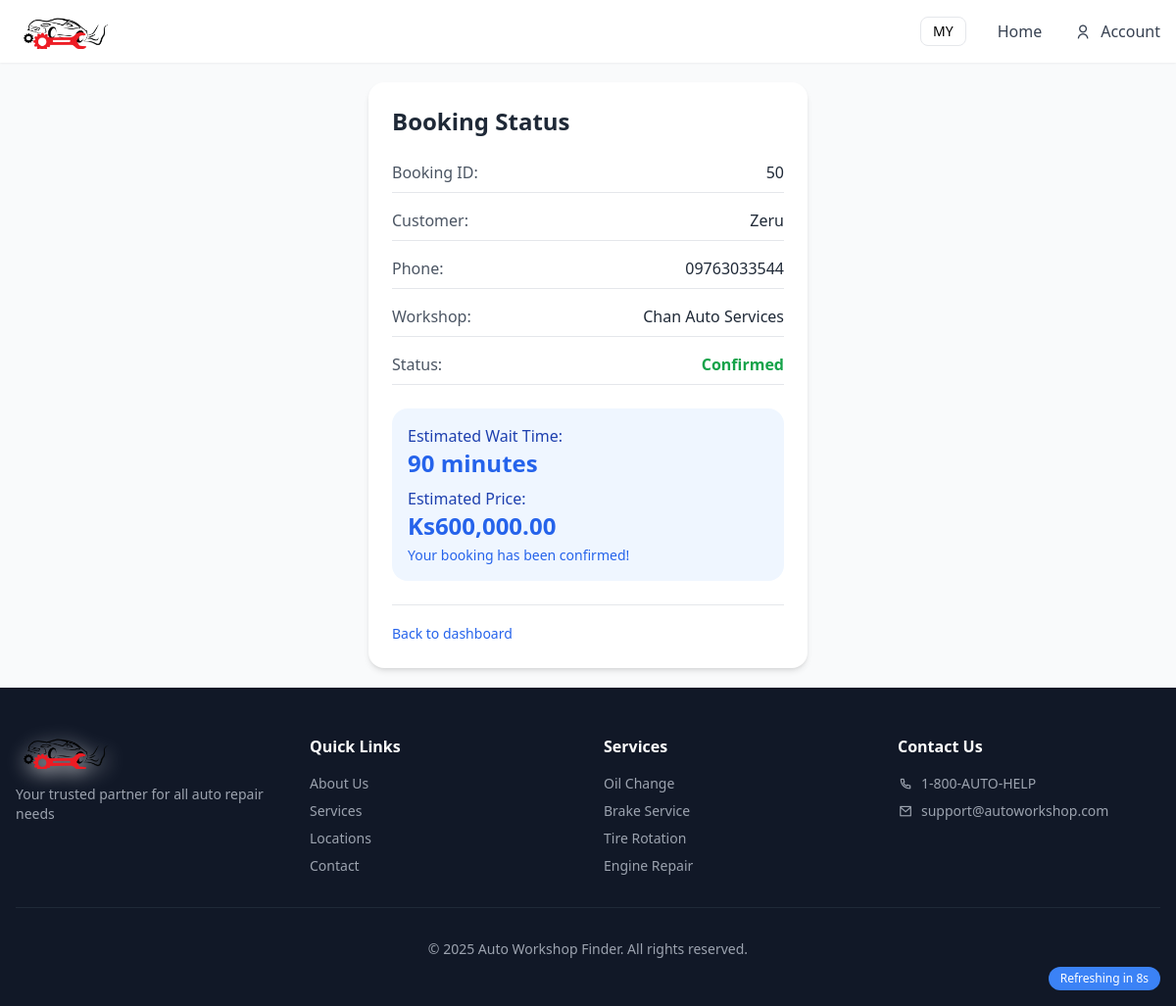
The app's page /public/booking_status.php?booking_id=50, older data.
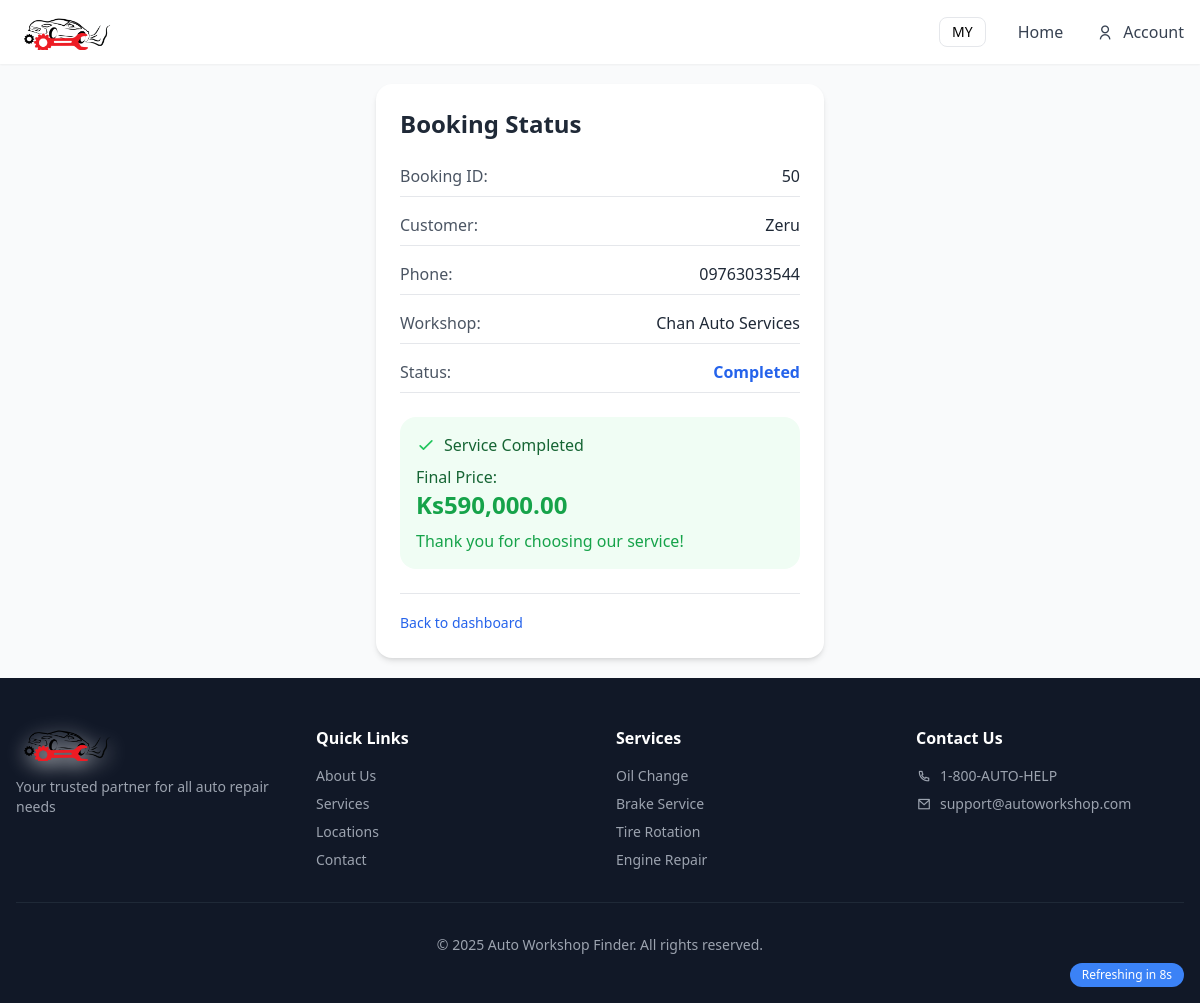
The same page, newer data.
### tables this page shows
CREATE TABLE `Booking` (
  `BookingID` int(11) NOT NULL,
  `CustomerID` int(11) DEFAULT NULL,
  `WorkshopID` int(11) DEFAULT NULL,
  `Description` text DEFAULT NULL,
  `BookingDateTime` datetime DEFAULT current_timestamp(),
  `Status` enum('Pending','Confirmed','Completed') NOT NULL DEFAULT 'Pending',
  `EstimatedWaitTime` int(11) DEFAULT NULL,
  `ConfirmationDateTime` datetime DEFAULT NULL,
  `CompletionDateTime` datetime DEFAULT NULL,
  `EstimatedPrice` decimal(10,2) DEFAULT NULL,
  `FinalPrice` decimal(10,2) DEFAULT NULL,
  `source` varchar(10) DEFAULT 'index'
);

CREATE TABLE `Users` (
  `UserID` int(11) NOT NULL,
  `FullName` varchar(100) NOT NULL,
  `Email` varchar(100) NOT NULL,
  `Password` varchar(255) NOT NULL,
  `PhoneNumber` varchar(20) DEFAULT NULL,
  `UserType` enum('customer','workshop','admin') NOT NULL,
  `CreatedAt` datetime DEFAULT current_timestamp()
);

CREATE TABLE `Workshop` (
  `WorkshopID` int(11) NOT NULL,
  `WorkshopName` varchar(100) NOT NULL,
  `Address` varchar(255) DEFAULT NULL,
  `TownshipID` int(11) DEFAULT NULL,
  `CreatedAt` datetime DEFAULT current_timestamp(),
  `UserID` int(11) NOT NULL
);

### public/booking_status.php (the view, shortened to what this page needs)
<?php
include '../config/db.php';
$booking_id = $_GET['booking_id'] ?? null;
$stmt = $pdo->prepare("SELECT b.*, u.FullName, u.PhoneNumber, w.WorkshopName
                      FROM Booking b
                      JOIN Users u ON b.CustomerID = u.UserID
                      JOIN Workshop w ON b.WorkshopID = w.WorkshopID
                      WHERE b.BookingID = ?");
$stmt->execute([$booking_id]);
$booking = $stmt->fetch();
?>
<?php include '../includes/header.php'; ?>
<div class="max-w-md mx-auto my-5 p-6 bg-white rounded-lg shadow-md">
    <h1 class="text-2xl font-bold text-gray-800 mb-6">Booking Status</h1>
    <div class="space-y-4 mb-6">
        <div class="flex justify-between border-b pb-2">
            <span class="font-medium text-gray-600">Booking ID:</span>
            <span class="text-gray-800"><?= htmlspecialchars($booking['BookingID']) ?></span>
        </div>
        <div class="flex justify-between border-b pb-2">
            <span class="font-medium text-gray-600">Customer:</span>
            <span class="text-gray-800"><?= htmlspecialchars($booking['FullName']) ?></span>
        </div>
        <div class="flex justify-between border-b pb-2">
            <span class="font-medium text-gray-600">Phone:</span>
            <span class="text-gray-800"><?= htmlspecialchars($booking['PhoneNumber']) ?></span>
        </div>
        <div class="flex justify-between border-b pb-2">
            <span class="font-medium text-gray-600">Workshop:</span>
            <span class="text-gray-800"><?= htmlspecialchars($booking['WorkshopName']) ?></span>
        </div>
        <div class="flex justify-between border-b pb-2">
            <span class="font-medium text-gray-600">Status:</span>
            <span class="<?=
                            $booking['Status'] == 'Confirmed' ? 'text-green-600 font-semibold' : ($booking['Status'] == 'Completed' ? 'text-blue-600 font-semibold' : 'text-yellow-600 font-semibold')
                            ?>">
                <?= htmlspecialchars($booking['Status']) ?>
            </span>
        </div>
    </div>
    <?php if ($booking['Status'] == 'Confirmed'): ?>
            <div class="bg-blue-50 p-4 rounded-lg mb-4">
                <p class="font-medium text-blue-800">Estimated Wait Time:</p>
                <p class="text-2xl font-bold text-blue-600"><?= htmlspecialchars($booking['EstimatedWaitTime']) ?> minutes</p>
                <?php if (!empty($booking['EstimatedPrice'])): ?>
                <p class="font-medium text-blue-800 mt-2">Estimated Price:</p>
                <p class="text-2xl font-bold text-blue-600">Ks<?= htmlspecialchars(number_format($booking['EstimatedPrice'], 2)) ?></p>
                <?php endif; ?>
                <p class="text-sm text-blue-600 mt-1">Your booking has been confirmed!</p>
            </div>
            <?php elseif ($booking['Status'] == 'Completed'): ?>
        <div class="bg-green-50 p-4 rounded-lg mb-4">
            <div class="flex items-center">
                <svg class="w-5 h-5 text-green-500 mr-2" fill="none" stroke="currentColor" viewBox="0 0 24 24" xmlns="http://www.w3.org/2000/svg">
                    <path stroke-linecap="round" stroke-linejoin="round" stroke-width="2" d="M5 13l4 4L19 7"></path>
                </svg>
                <p class="font-medium text-green-800">Service Completed</p>
            </div>
            <?php if (!empty($booking['FinalPrice'])): ?>
            <p class="font-medium text-green-800 mt-2">Final Price:</p>
            <p class="text-2xl font-bold text-green-600">Ks<?= htmlspecialchars(number_format($booking['FinalPrice'], 2)) ?></p>
            <?php endif; ?>
            <p class="text-green-600 mt-2">Thank you for choosing our service!</p>
        </div>
    <?php endif; ?>
    <div class="mt-6 pt-4 border-t border-gray-200">
        <a href="index.php" class="text-blue-600 hover:text-blue-800 text-sm font-medium">Back to dashboard</a>
    </div>
</div>
<div class="fixed bottom-4 right-4 bg-blue-500 text-white px-3 py-1 rounded-full text-xs">
    Refreshing in <span id="countdown">10</span>s
</div>
<?php include '../includes/footer.php'; ?>

Row changes from the older to the newer data that the page shows:
changed booking "Zeru": Status "Confirmed" → "Completed"; FinalPrice (not shown) → "590,000.00"; EstimatedWaitTime "90" → (not shown); EstimatedPrice "600,000.00" → (not shown)
Text that changed along with them:
text no longer shown: "Estimated Wait Time: minutes Estimated Price: Your booking has been confirmed!"
text now shown: "Service Completed Final Price: Thank you for choosing our service!"
